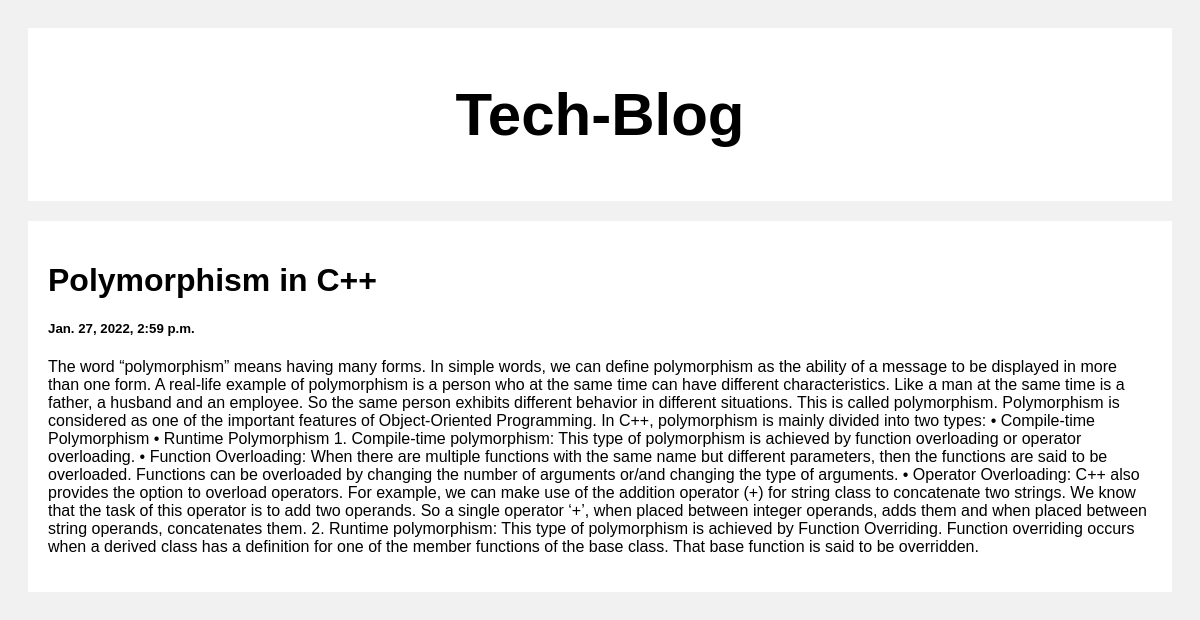
/post/1, run on the app's committed database.
### posts/models.py (models this page shows)
class Post(models.Model):
    title = models.CharField(max_length=100)
    body = models.CharField(max_length=1000000)
    created_at = models.DateTimeField(default=datetime.now, blank=True)

### posts/views.py (the view)
# urls.py: path('post/<str:pk>', views.post, name='post')
def post(request, pk):
    posts = Post.objects.get(id=pk)
    return render(request, 'posts.html', {'posts':posts})

### templates/posts.html (shortened to what this page needs)
<!DOCTYPE html>
<html>
<head>
</head>
<body>
<div class="header">
  <h2>Tech-Blog</h2>
</div>
<div class="row">
  <div class="leftcolumn">
    <div class="card">
        <h1>{{posts.title}}</h1>
        <h5>{{posts.created_at}}</h5>
        <p>{{posts.body}}</p>
    </div>
  </div>
</div>
</body>
</html>

### templates/posts.html (style rules this page uses)
* { box-sizing: border-box; }
body { font-family: Arial; padding: 20px; background: #f1f1f1; }
.header { padding: 2px; font-size: 40px; text-align: center; background: white; }
.leftcolumn { float: left; width: 100%; }
.card { background-color: white; padding: 20px; margin-top: 20px; }
.row:after { content: ""; display: table; clear: both; }

### data on the page
Post: title "Polymorphism in C++", created_at "Jan. 27, 2022, 2:59 p.m.", body "The word “polymorphism” means having many forms. In simple words, we can define polymorphism as the ability of a message to be displayed in more than one form. A real-life example of polymorphism is a person who at the same time can have different characteristics. Like a man at the same time is a father, a husband and an employee. So the same person exhibits different behavior in different situations. This is called polymorphism. Polymorphism is considered as one of the important features of Object-Oriented Programming. In C++, polymorphism is mainly divided into two types: • Compile-time Polymorphism • Runtime Polymorphism 1. Compile-time polymorphism: This type of polymorphism is achieved…"
